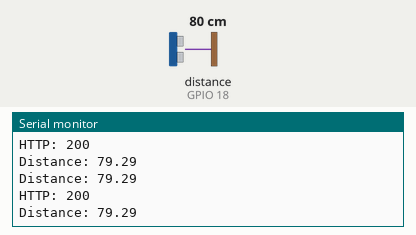
The sketch below on a simulated ESP32. Parts: the last lines printed to the serial monitor. Wiring (inferred from the names in the program): ultrasonic range finder: trigger GPIO 5; echo GPIO 18. The inputs (shaded band) are chosen by the test bench; at power-on: distance to the obstacle (sensor on GPIO 18) 80 cm. The echo pulse lasts 58.3 µs per cm; WiFi joins after 1.5 s; servers stay silent unless stated; uploads are accepted with an empty reply.

Above: at 2.7 s.
2.8 s: distance to the obstacle (sensor on GPIO 18) set to 2 cm
At 2.9 s:
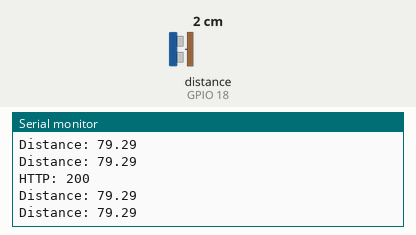
4.3 s: distance to the obstacle (sensor on GPIO 18) set to 4 cm
At 5.05 s:
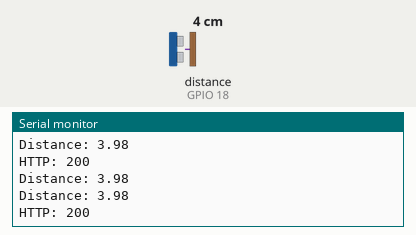
Timing chart, 0 to 7.3 s (numbered marks = the images above; inputs shaded):
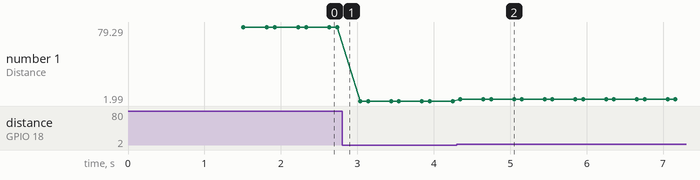

Measured:
- after the input at 4.3 s, the serial monitor: prints a new line after 0.05 s (image 2)
- plotted number 1: 79.29 → 1.99 after the input at 2.8 s, 1.99 → 3.98 after the input at 4.3 s

The sketch:

Smart-glass.ino
```cpp
#include <WiFi.h>
#include <HTTPClient.h>

// ====== WIFI ======
const char* ssid = "main";
const char* password = "12345678";

// ====== FIREBASE ======
const char* firebaseURL = "https://smart-blindsystem-default-rtdb.firebaseio.com/sensor/current.json";

// ====== PINS ======
#define TRIG_PIN 5
#define ECHO_PIN 18

// ====== CONFIG ======
#define SEND_INTERVAL 200   // ms (safe range: 500–1000)

unsigned long lastSend = 0;

// ====== DISTANCE FUNCTION ======
float getDistance() {
  digitalWrite(TRIG_PIN, LOW);
  delayMicroseconds(2);

  digitalWrite(TRIG_PIN, HIGH);
  delayMicroseconds(10);
  digitalWrite(TRIG_PIN, LOW);

  long duration = pulseIn(ECHO_PIN, HIGH, 30000); // 30ms timeout

  if (duration == 0) return -1; // invalid

  float distance = duration * 0.034 / 2;

  if (distance <= 0 || distance > 400) return -1;

  return distance;
}

// ====== SEND TO FIREBASE ======
void sendToFirebase(float distance) {
  if (WiFi.status() != WL_CONNECTED) return;

  HTTPClient http;
  http.begin(firebaseURL);
  http.addHeader("Content-Type", "application/json");

  String payload = "{\"distance\":" + String(distance, 1) + "}";

  int code = http.PUT(payload);

  Serial.print("HTTP: ");
  Serial.println(code);

  http.end();
}

// ====== SETUP ======
void setup() {
  Serial.begin(115200);

  pinMode(TRIG_PIN, OUTPUT);
  pinMode(ECHO_PIN, INPUT);

  WiFi.begin(ssid, password);

  Serial.print("Connecting");
  while (WiFi.status() != WL_CONNECTED) {
    delay(500);
    Serial.print(".");
  }

  Serial.println("\nConnected to WiFi");
}

// ====== LOOP ======
void loop() {
  float distance = getDistance();

  Serial.print("Distance: ");
  Serial.println(distance);

  if (millis() - lastSend >= SEND_INTERVAL) {
    sendToFirebase(distance);
    lastSend = millis();
  }

  delay(100);
}
```
